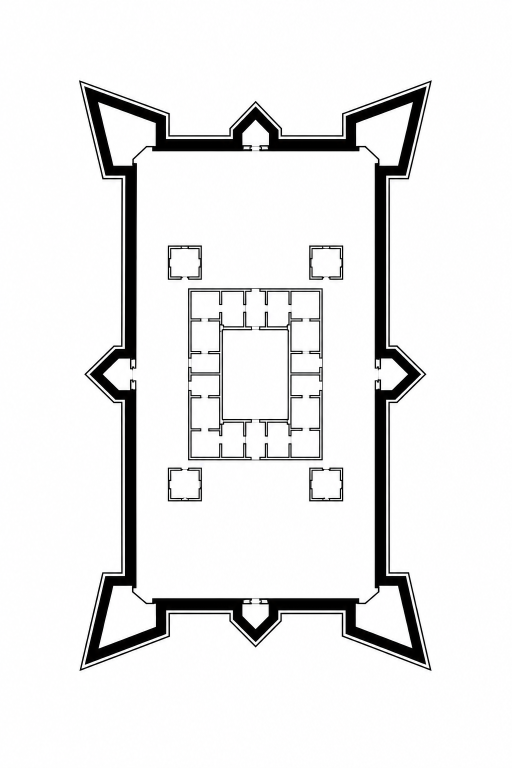
#> input picture images_to_test/fort.png, 1024 x 1536 px (shown at 1/2 size); its folder holds only this picture in this run
$ jupyter execute --allow-errors automatic_fort_classifier_GitHub.ipynb
#> lines starting #> are read from the running program, lines starting #| are printed output that depends on the picture; after the words box and inside, x2 and y2 are one past the last pixel; in counts of white or black regions, pixels touching at a corner belong together
#> in process_batch, image is the input picture: shape (1536, 1024, 3); mean B, G, R 234, 233.9, 234
#  Fort Classifier — Edge Detection Pipeline
## Fast Batch Processing Without GPU

This notebook classifies fortifications from fort images using **classical computer vision** (no SAM, no GPU required).

### When to Use This Notebook:

- Images have **clear contrast** between fort and background

### Pipeline:
```
Aerial Image → Preprocessing → Edge Detection → Contour Extraction → Binary Mask → ResNet Classifier → School
```

### Comparison with SAM Pipeline:

| Feature | Edge Detection (this notebook) | SAM Pipeline |
|---------|--------------------------------|-------------|
| Speed | ~0.1 sec/image | ~2-5 sec/image |
| GPU required | No | Yes (recommended) |
| Accuracy | Good (high-contrast images) | Excellent (any image) |
| Best for | Batch processing | Quality-critical work |

## 1. Install Dependencies

[cell 1]
# Uncomment if needed
# !pip install torch torchvision opencv-python numpy pillow matplotlib pandas scikit-image tqdm

## 2. Imports

[cell 2]
import os
import cv2
import numpy as np
from PIL import Image
from pathlib import Path
import pandas as pd
from tqdm import tqdm
import time

import torch
import torch.nn as nn
from torchvision import transforms, models

import matplotlib.pyplot as plt
from skimage import morphology, measure

print(f"PyTorch: {torch.__version__}")
print(f"OpenCV: {cv2.__version__}")

## 3. Configuration

[cell 3]
# ============================================================
# PATHS - ADJUST THESE
# ============================================================
import os
# Your trained classifier
CLASSIFIER_CHECKPOINT = 'best_bastion_classifier.pth'   # ← CHANGE THIS

# Input folder with aerial images
INPUT_FOLDER =  'images_to_test'   # ← CHANGE THIS

# Output folder for results
OUTPUT_FOLDER =  'edge_detection_results' # ← CHANGE THIS


# Classes (must match training)
CLASSES = ["French", "Dutch", "Italian"]

# Device (CPU is fine for classifier, edge detection doesn't use GPU)
#> (the rest of this cell did not finish here and is left out)

## 4. Load Classifier

[cell 4]
# Load trained ResNet classifier
print("Loading classifier...")
#> (the rest of this cell did not finish here and is left out)

## 5. Edge Detection Methods

Multiple methods for different image types:

[cell 5]
def segment_canny(image, low_threshold=50, high_threshold=150):
    """
    Method 1: Canny Edge Detection
    Best for: Images with clear, sharp edges
    """
#> called with low_threshold = 50, high_threshold = 150
    gray = cv2.cvtColor(image, cv2.COLOR_BGR2GRAY)
    blurred = cv2.GaussianBlur(gray, (5, 5), 0)

    # Canny edge detection
    edges = cv2.Canny(blurred, low_threshold, high_threshold)
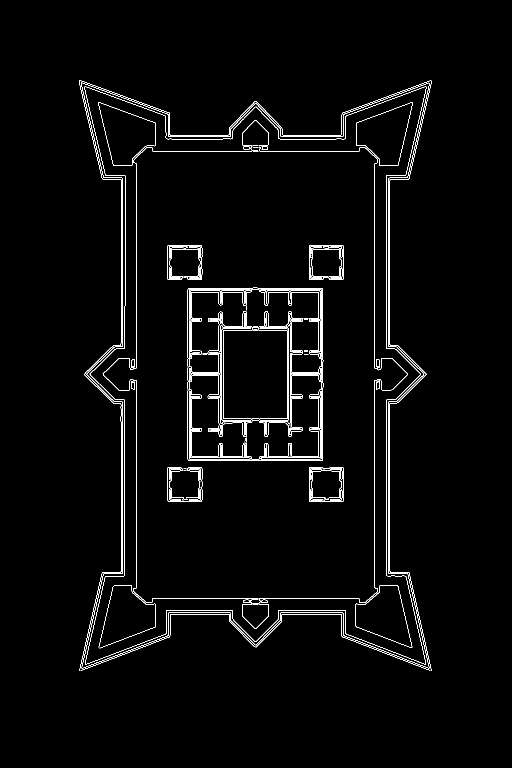
#> edges: shape (1536, 1024) (shown at 1/2 size); 2.1% white in thin lines or dots, all inside (x1, y1, x2, y2) = (158, 161, 864, 1342)

    # Morphological operations to close gaps
    kernel = np.ones((5, 5), np.uint8)
    edges = cv2.dilate(edges, kernel, iterations=2)
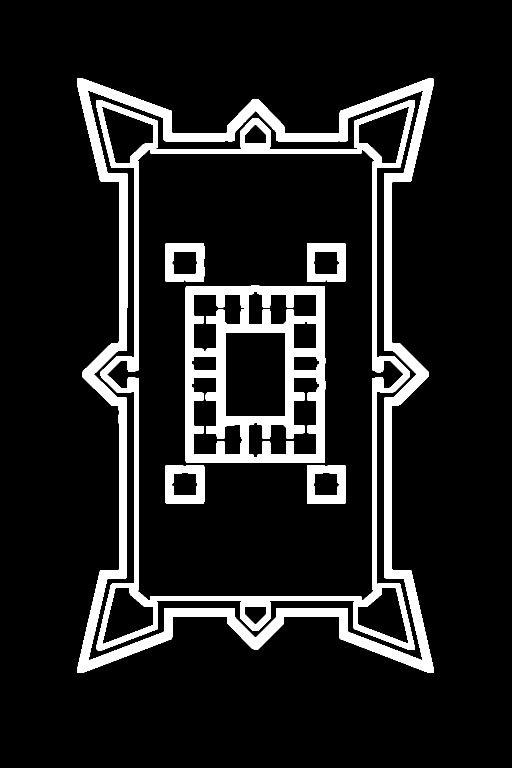
#> edges: shape (1536, 1024) (shown at 1/2 size); 12% white; 7 white regions, largest, box (x1, y1, x2, y2) and area: (154, 157, 868, 1346) 78481, (192, 200, 830, 1301) 48791, (371, 571, 651, 926) 45203
    edges = cv2.erode(edges, kernel, iterations=1)
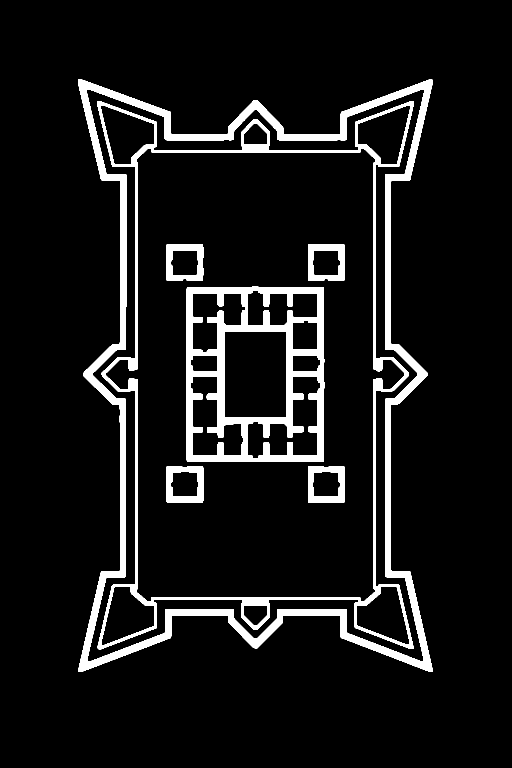
#> edges: shape (1536, 1024) (shown at 1/2 size); 8.5% white; 7 white regions

    # Find contours and get largest
    contours, _ = cv2.findContours(edges, cv2.RETR_EXTERNAL, cv2.CHAIN_APPROX_SIMPLE)
#> contours = 1 contour; box (x1, y1, x2, y2) and area: (156, 159, 866, 1344) 611349

    if len(contours) == 0:
        return np.zeros(gray.shape, dtype=np.uint8)

    largest_contour = max(contours, key=cv2.contourArea)
#> largest_contour = contour of 1009 points, box (x1, y1, x2, y2) (156, 159, 866, 1344), area 611349

    # Create filled mask
    mask = np.zeros(gray.shape, dtype=np.uint8)
    cv2.drawContours(mask, [largest_contour], -1, 255, -1)
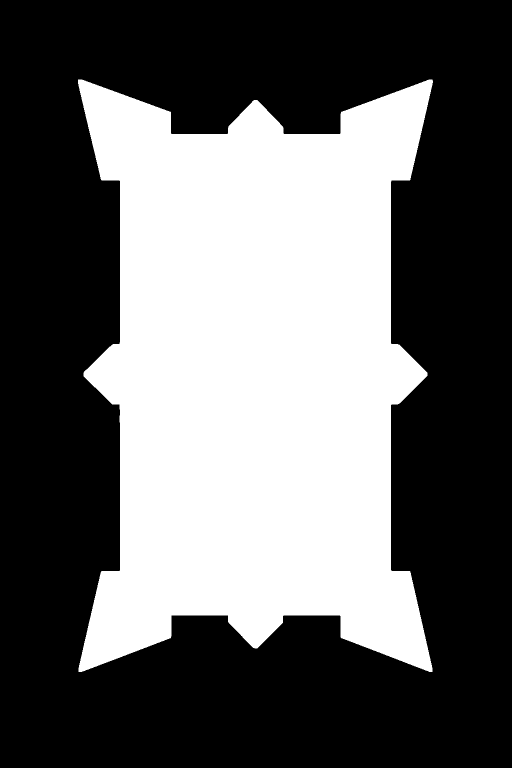
#> mask: shape (1536, 1024) (shown at 1/2 size); 39% white; 1 white region, box (x1, y1, x2, y2) and area: (156, 159, 866, 1344) 613454

    return mask


def segment_adaptive_threshold(image, block_size=11, c=2):
    """
    Method 2: Adaptive Thresholding
    Best for: Images with varying lighting conditions
    """
#> called with block_size = 11, c = 2
    gray = cv2.cvtColor(image, cv2.COLOR_BGR2GRAY)
    blurred = cv2.GaussianBlur(gray, (5, 5), 0)

    # Adaptive threshold
    thresh = cv2.adaptiveThreshold(
        blurred, 255, cv2.ADAPTIVE_THRESH_GAUSSIAN_C,
        cv2.THRESH_BINARY_INV, block_size, c
    )
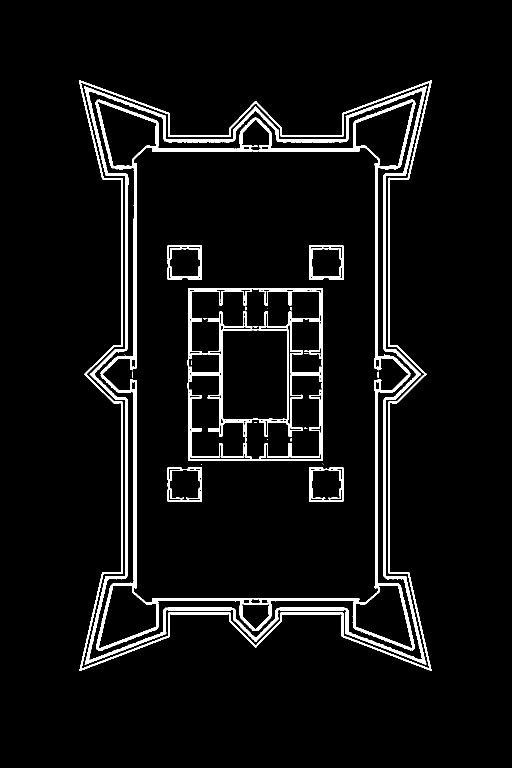
#> thresh: shape (1536, 1024) (shown at 1/2 size); 5.6% white; 28 white regions (15 under 20 px), largest, box (x1, y1, x2, y2) and area: (191, 198, 831, 1302) 26597, (168, 172, 853, 1330) 24825, (375, 576, 646, 922) 15420

    # Clean up
    kernel = np.ones((5, 5), np.uint8)
    thresh = cv2.morphologyEx(thresh, cv2.MORPH_CLOSE, kernel, iterations=2)
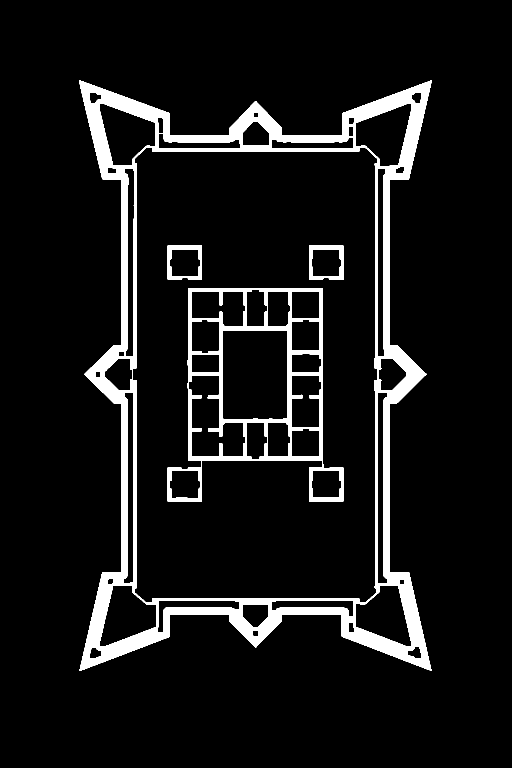
#> thresh: shape (1536, 1024) (shown at 1/2 size); 8.3% white; 4 white regions, box (x1, y1, x2, y2) and area: (158, 160, 864, 1342) 102407, (335, 576, 687, 1003) 25113, (618, 490, 687, 560) 1806, (335, 490, 404, 560) 1799
    thresh = cv2.morphologyEx(thresh, cv2.MORPH_OPEN, kernel, iterations=1)
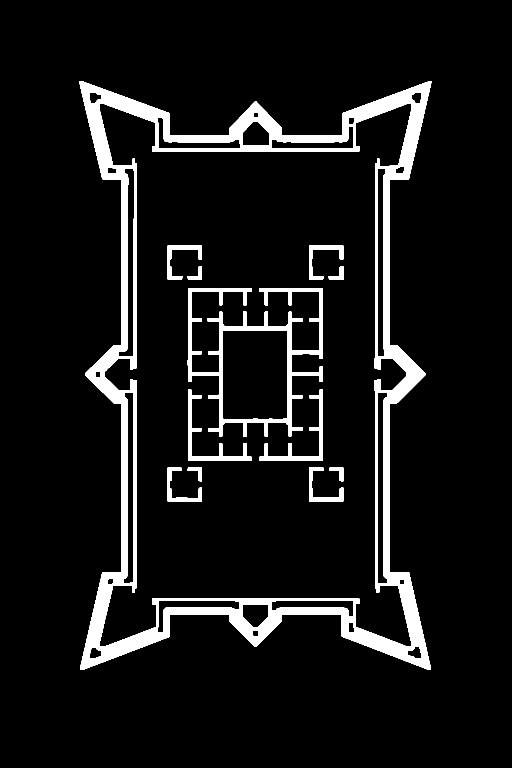
#> thresh: shape (1536, 1024) (shown at 1/2 size); 8.2% white; 12 white regions

    # Find largest contour
    contours, _ = cv2.findContours(thresh, cv2.RETR_EXTERNAL, cv2.CHAIN_APPROX_SIMPLE)
#> contours = 1 contour; box (x1, y1, x2, y2) and area: (159, 162, 863, 1340) 600092

    if len(contours) == 0:
        return np.zeros(gray.shape, dtype=np.uint8)

    largest_contour = max(contours, key=cv2.contourArea)
#> largest_contour = contour of 955 points, box (x1, y1, x2, y2) (159, 162, 863, 1340), area 600092

    mask = np.zeros(gray.shape, dtype=np.uint8)
    cv2.drawContours(mask, [largest_contour], -1, 255, -1)
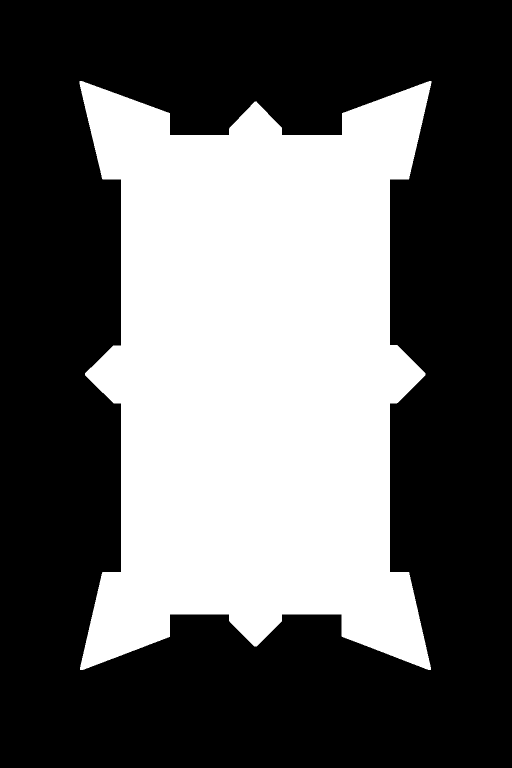
#> mask: shape (1536, 1024) (shown at 1/2 size); 38.3% white; 1 white region, box (x1, y1, x2, y2) and area: (159, 162, 863, 1340) 602190

    return mask


def segment_otsu(image):
    """
    Method 3: Otsu's Thresholding
    Best for: Bimodal images (clear foreground/background separation)
    """
    gray = cv2.cvtColor(image, cv2.COLOR_BGR2GRAY)
    blurred = cv2.GaussianBlur(gray, (5, 5), 0)

    # Otsu's threshold
    _, thresh = cv2.threshold(blurred, 0, 255, cv2.THRESH_BINARY_INV + cv2.THRESH_OTSU)
#> thresh: shape (1536, 1024); 8.4% white; 12 white regions, largest, box (x1, y1, x2, y2) and area: (169, 173, 853, 1329) 97568, (158, 161, 863, 1341) 14116, (376, 623, 505, 874) 3386

    # Clean up
    kernel = np.ones((5, 5), np.uint8)
    thresh = cv2.morphologyEx(thresh, cv2.MORPH_CLOSE, kernel, iterations=2)
#> thresh: shape (1536, 1024); 10.1% white; 11 white regions, largest, box (x1, y1, x2, y2) and area: (158, 161, 863, 1341) 132350, (376, 623, 505, 874) 4458, (517, 623, 646, 874) 4410
#> (the rest of the program and of its run is left out)
